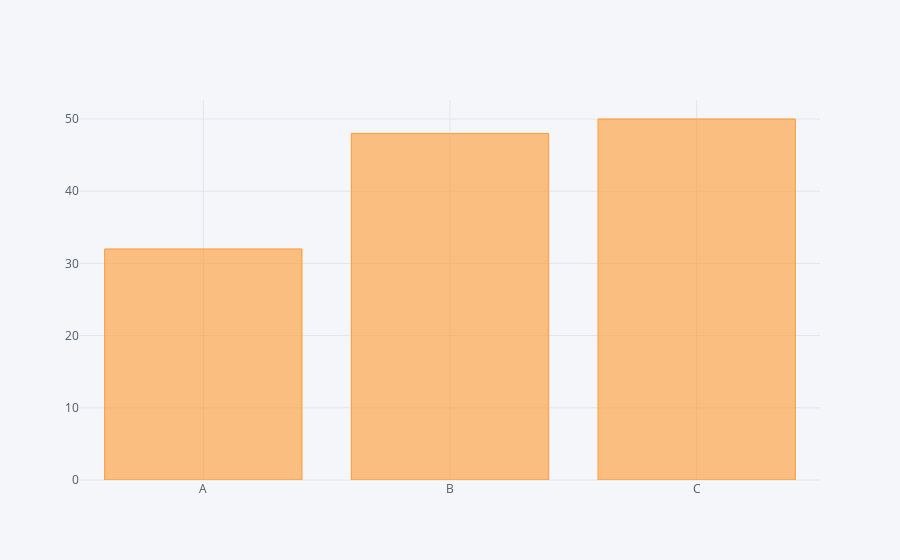

The notebook cell saved with this chart:
### Code cell
df2.iplot(kind='bar',x='Category',y='Values')

### Figure 1 — Plotly figure (JSON) as saved in the notebook; plotly's stock layout.template omitted (floating-point values rounded to 4 significant figures)
{"data": [{"marker": {"color": "rgba(255, 153, 51, 0.6)", "line": {"color": "rgba(255, 153, 51, 1.0)", "width": 1}}, "name": "Values", "orientation": "v", "text": "", "type": "bar", "uid": "cb565b4e-1a90-47c1-8c43-e404666b5bbc", "x": ["A", "B", "C"], "y": [32, 48, 50]}], "layout": {"legend": {"bgcolor": "#F5F6F9", "font": {"color": "#4D5663"}}, "paper_bgcolor": "#F5F6F9", "plot_bgcolor": "#F5F6F9", "title": {"font": {"color": "#4D5663"}}, "xaxis": {"gridcolor": "#E1E5ED", "showgrid": true, "tickfont": {"color": "#4D5663"}, "title": {"font": {"color": "#4D5663"}, "text": ""}, "zerolinecolor": "#E1E5ED"}, "yaxis": {"gridcolor": "#E1E5ED", "showgrid": true, "tickfont": {"color": "#4D5663"}, "title": {"font": {"color": "#4D5663"}, "text": ""}, "zerolinecolor": "#E1E5ED"}}}
